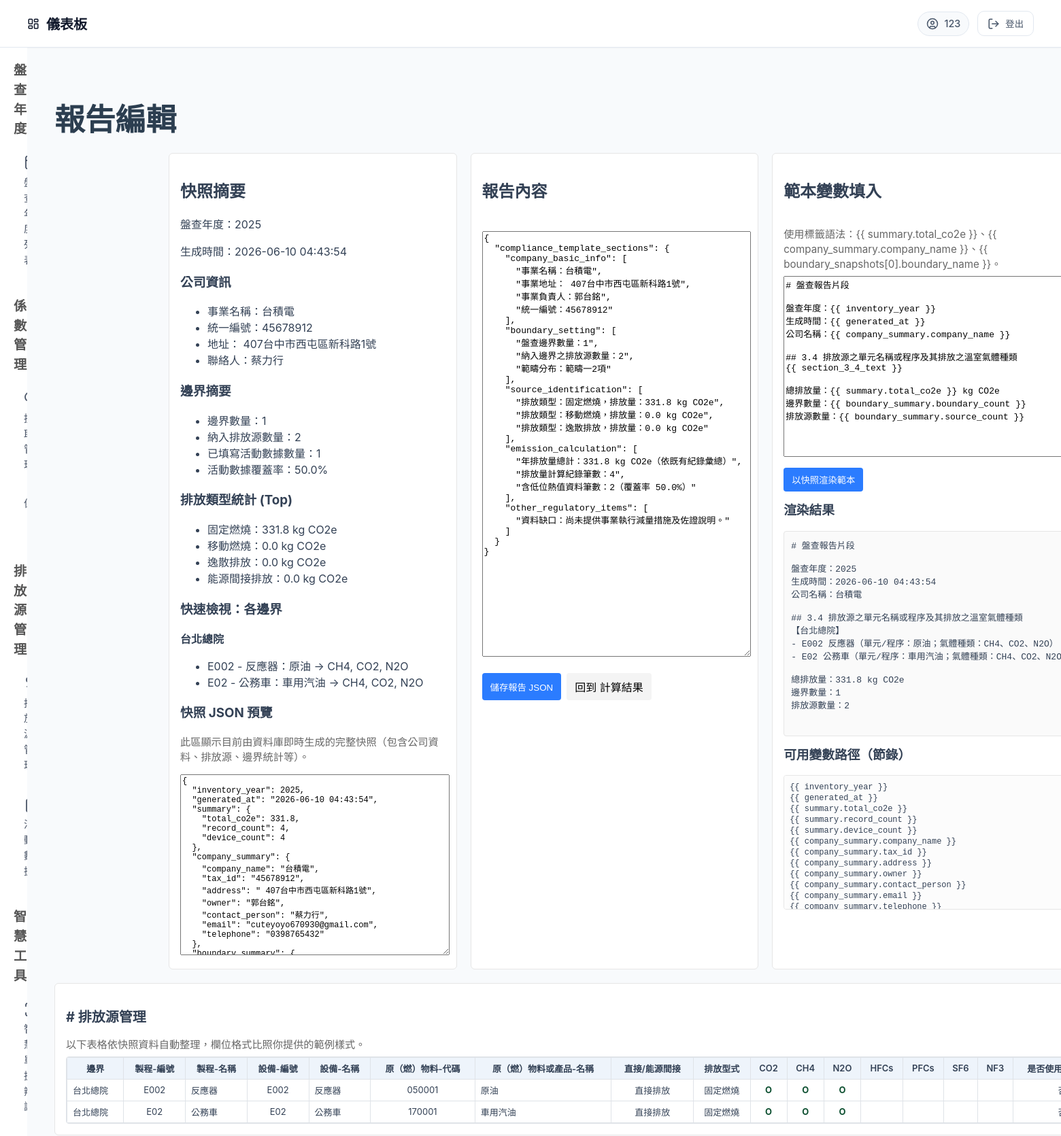
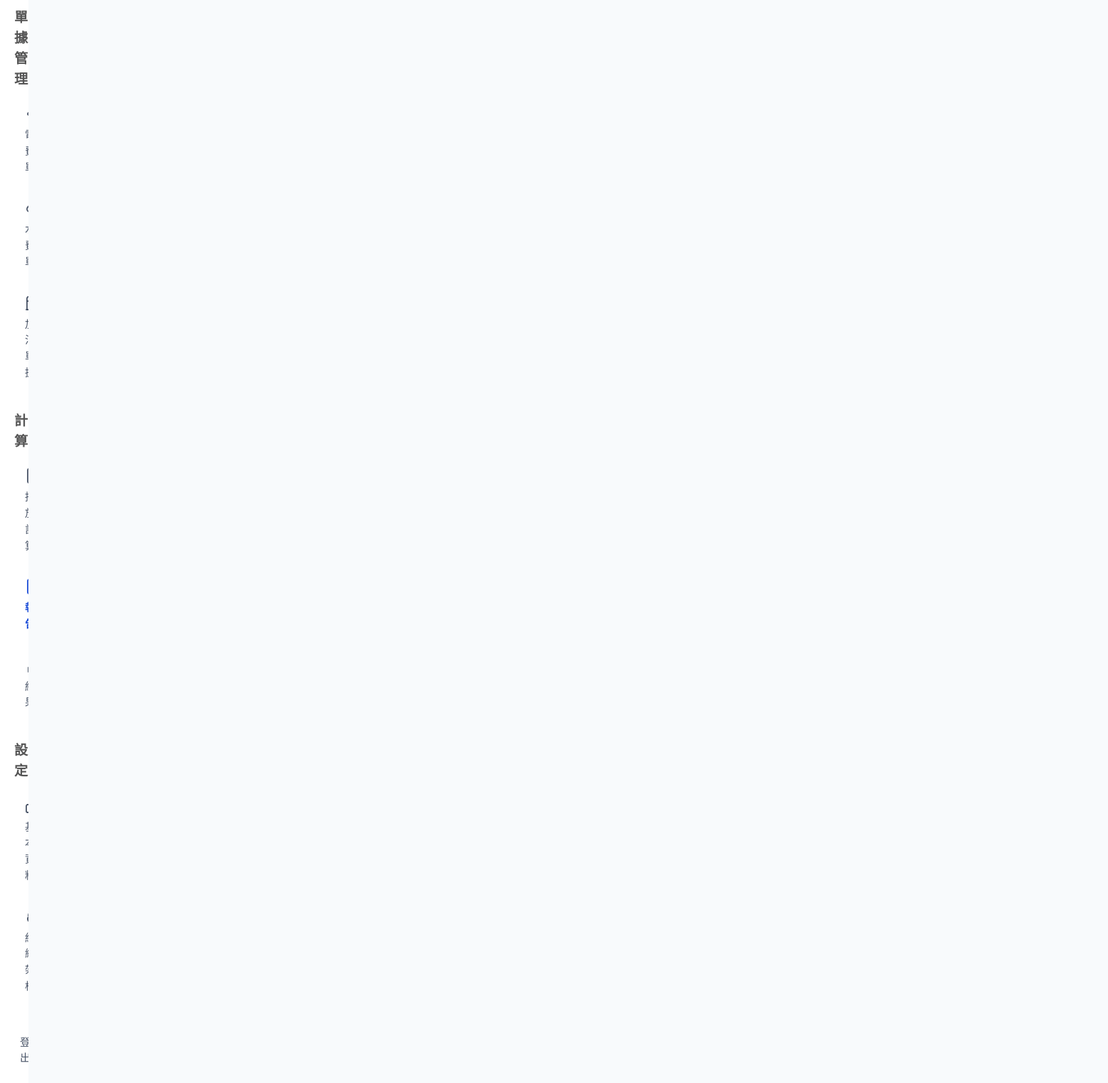
Page /calculation/report (signed in) on the committed database (2 pictures, top to bottom).
### model.py (models this page shows)
class EmissionFactor(SQLModel, table=True):
    code: str = Field(primary_key=True)
    gas_type: str = Field(primary_key=True)
    original_code: str = Field(index=True)
    emission_type: str = "固定燃燒"
    name: str
    factor_value: float
    unit: str
    year: int
    factor_source: Optional[str] = None
    calculation_method: Optional[str] = None
    lower_heating_value: Optional[float] = None
    lhv_unit: Optional[str] = None
    updated_at: datetime = Field(default_factory=datetime.utcnow)

class CompanyInfo(SQLModel, table=True):
    tax_id: str = Field(default=None, primary_key=True)
    company_name: str
    address: str
    owner: str
    account_id: int = Field(foreign_key="account.id")
    telephone: Optional[str] = None
    contact_person: Optional[str] = None
    email: Optional[str] = None
    URL: Optional[str] = None
    account: Optional[Account] = Relationship(back_populates="companies")

class Device(SQLModel, table=True):
    id: Optional[int] = Field(default=None, primary_key=True)
    name: str = Field(index=True)
    category: str
    emission_type: str = Field(default="固定燃燒")
    location: str
    factor_ref_code: str
    gas_type: str
    unit: str
    device_number: Optional[str] = None
    device_code: Optional[str] = None
    quantity: int = 1
    fill_amount: Optional[float] = None
    fill_unit: Optional[str] = None
    equipment_category: Optional[str] = None
    refrigerant_code: Optional[str] = None

class Boundary(SQLModel, table=True):
    __tablename__ = "boundary"
    boundary_id: Optional[int] = Field(default=None, primary_key=True)
    boundary_name: str = Field(index=True)
    address: Optional[str] = None
    sort_order: Optional[int] = 0
    account_id: int = Field(foreign_key="account.id")
    year_id: int = Field(foreign_key="year.year_id")
    created_at: datetime = Field(default_factory=datetime.utcnow)
    updated_at: datetime = Field(default_factory=datetime.utcnow)
    account: Optional[Account] = Relationship(back_populates="boundaries")
    year: Optional[Year] = Relationship(back_populates="boundaries")
    emission_sources: List["EmissionSource"] = Relationship(back_populates="boundary")
    activity_data: List["ActivityData"] = Relationship(back_populates="boundary")

class EmissionSource(SQLModel, table=True):
    __tablename__ = "emission_source"
    __table_args__ = (
        UniqueConstraint("boundary_id", "source_number", name="uq_source_number_per_boundary"),
        UniqueConstraint("account_id", "year_id", "source_id", name="uq_source_global"),
    )
    source_id: Optional[int] = Field(default=None, primary_key=True)
    source_number: str = Field(index=True)
    source_name: str = Field(index=True)
    scope: str = Field(index=True)
    emission_type: str
    material: str
    quantity: int = 1
    sort_order: Optional[int] = 0
    account_id: int = Field(foreign_key="account.id")
    year_id: int = Field(foreign_key="year.year_id")
    boundary_id: int = Field(foreign_key="boundary.boundary_id")
    created_at: datetime = Field(default_factory=datetime.utcnow)
    updated_at: datetime = Field(default_factory=datetime.utcnow)
    account: Optional[Account] = Relationship(back_populates="emission_sources")
    year: Optional[Year] = Relationship(back_populates="emission_sources")
    boundary: Optional[Boundary] = Relationship(back_populates="emission_sources")
    activity_data: Optional["ActivityData"] = Relationship(back_populates="emission_source")

### routers/calculation.py (the view)
@router.get("/report", response_class=HTMLResponse)
async def report_edit_page(request: Request, session: Session = Depends(get_session)):
    from routers import result as result_mod
    account_id = request.session.get("user")
    if not account_id:
        return RedirectResponse(url="/login", status_code=303)
    snapshot = result_mod._build_report_snapshot(session, account_id=account_id)
    template_snapshot = _build_template_snapshot(snapshot)
    try:
        initial_payload = result_mod._normalize_report_payload({}, snapshot)
    except Exception:
        initial_payload = {}
    payload_json = json.dumps(initial_payload, ensure_ascii=False, indent=2)
    snapshot_json = json.dumps(snapshot, ensure_ascii=False, indent=2)
    template_text = _default_report_template()
    rendered_template, missing_template_tags = _render_template_with_snapshot(template_text, template_snapshot)
    return templates.TemplateResponse(
        "report_edit.html",
        {
            "request": request,
            "snapshot": snapshot,
            "snapshot_json": snapshot_json,
            "payload_json": payload_json,
            "template_text": template_text,
            "rendered_template": rendered_template,
            "missing_template_tags": missing_template_tags,
            "template_paths": _collect_scalar_paths(template_snapshot),
        },
    )

### templates/report_edit.html (shortened to what this page needs)
{% extends "base.html" %}
{% block head %}
<link rel="stylesheet" href="/static/css/calculation.css">
{% endblock %}
{% block content %}
<h1>報告編輯</h1>
<div class="report-edit-wrap">
  <div class="snapshot-pane">
    <h2>快照摘要</h2>
    <p>盤查年度：{{ snapshot.inventory_year }}</p>
    <p>生成時間：{{ snapshot.generated_at }}</p>
    <h3>公司資訊</h3>
    <ul>
      <li>事業名稱：{{ snapshot.company_summary.get('company_name') }}</li>
      <li>統一編號：{{ snapshot.company_summary.get('tax_id') }}</li>
      <li>地址：{{ snapshot.company_summary.get('address') }}</li>
      <li>聯絡人：{{ snapshot.company_summary.get('contact_person') }}</li>
    </ul>
    <h3>邊界摘要</h3>
    <ul>
      <li>邊界數量：{{ snapshot.boundary_summary.get('boundary_count') }}</li>
      <li>納入排放源數量：{{ snapshot.boundary_summary.get('source_count') }}</li>
      <li>已填寫活動數據數量：{{ snapshot.boundary_summary.get('completed_activity_source_count') }}</li>
      <li>活動數據覆蓋率：{{ snapshot.boundary_summary.get('activity_coverage_rate') }}%</li>
    </ul>
    <h3>排放類型統計 (Top)</h3>
    <ul>
      {% for item in snapshot.emission_type_totals %}
      <li>{{ item.emission_type }}：{{ item.total_co2e }} kg CO2e</li>
      {% endfor %}
    </ul>
    <h3>快速檢視：各邊界</h3>
    {% if snapshot.get('boundary_snapshots') %}
      {% for b in snapshot.boundary_snapshots %}
        <div class="boundary-block">
          <strong>{{ b.boundary_name }}</strong>
          <ul>
            {% for s in b.sources %}
              <li>{{ s.source_number }} - {{ s.source_name }}：{{ s.unit_or_process }} → {{ s.gases | join(', ') }}</li>
            {% endfor %}
          </ul>
        </div>
      {% endfor %}
    {% else %}
      <p class="info">目前快照未包含邊界細節（boundary_snapshots）。生成報告快照時會自動補上，若需要可先執行「生成報告」。</p>
    {% endif %}
    <h3>快照 JSON 預覽</h3>
    <p class="info">此區顯示目前由資料庫即時生成的完整快照（包含公司資料、排放源、邊界統計等）。</p>
    <textarea class="snapshot-json-preview" readonly>{{ snapshot_json }}</textarea>
  </div>
  <div class="editor-pane">
    <h2>報告內容</h2>
    <form method="post" action="/calculation/report/save">
      <textarea class="payload-editor" name="payload_json">{{ payload_json }}</textarea>
      <div style="display:flex; gap:8px; margin-top:8px;">
        <button class="btn-save-report" type="submit">儲存報告 JSON</button>
        <a class="btn-save-report" href="/result" style="padding:8px 12px; display:inline-block; background:#f4f4f4; color:#000; border-radius:4px; text-decoration:none;">回到 計算結果</a>
      </div>
    </form>
  </div>
  <div class="template-pane">
    <h2>範本變數填入</h2>
    <p class="info">使用標籤語法：{{ '{{ summary.total_co2e }}' }}、{{ '{{ company_summary.company_name }}' }}、{{ '{{ boundary_snapshots[0].boundary_name }}' }}。</p>
    <form method="post" action="/calculation/report/render">
      <textarea class="template-editor" name="template_text">{{ template_text }}</textarea>
      <button class="btn-save-report" type="submit">以快照渲染範本</button>
    </form>
    <h3 style="margin-top:12px;">渲染結果</h3>
    <div class="template-preview">{{ rendered_template }}</div>
    <h3 style="margin-top:12px;">可用變數路徑（節錄）</h3>
    <div class="var-box">
      {% for p in template_paths %}
        <div class="var-item">{{ '{{ ' }}{{ p }}{{ ' }}' }}</div>
      {% endfor %}
    </div>
  </div>
</div>
<section class="source-management-section">
  <h2 class="source-management-title"># 排放源管理</h2>
  <p class="info">以下表格依快照資料自動整理，欄位格式比照你提供的範例樣式。</p>
  {% set source_rows = snapshot.get('emission_source_management_rows', []) %}
  {% if source_rows and source_rows|length > 0 %}
    <div class="source-table-wrap">
      <table class="source-table">
        <thead>
          <tr>
            <th>邊界</th>
            <th>製程-編號</th>
            <th>製程-名稱</th>
            <th>設備-編號</th>
            <th>設備-名稱</th>
            <th>原（燃）物料-代碼</th>
            <th>原（燃）物料或產品-名稱</th>
            <th>直接/能源間接</th>
            <th>排放型式</th>
            <th>CO2</th>
            <th>CH4</th>
            <th>N2O</th>
            <th>HFCs</th>
            <th>PFCs</th>
            <th>SF6</th>
            <th>NF3</th>
            <th>是否使用生質能源</th>
          </tr>
        </thead>
        <tbody>
          {% for row in source_rows %}
          <tr>
            <td class="text-left">{{ row.boundary_name }}</td>
            <td>{{ row.process_code }}</td>
            <td class="text-left">{{ row.process_name }}</td>
            <td>{{ row.equipment_code }}</td>
            <td class="text-left">{{ row.equipment_name }}</td>
            <td>{{ row.material_code }}</td>
            <td class="text-left">{{ row.material_name }}</td>
            <td>{{ row.directness }}</td>
            <td>{{ row.emission_style }}</td>
            <td class="gas-flag">{{ row.gas_flags.co2 }}</td>
            <td class="gas-flag">{{ row.gas_flags.ch4 }}</td>
            <td class="gas-flag">{{ row.gas_flags.n2o }}</td>
            <td class="gas-flag">{{ row.gas_flags.hfcs }}</td>
            <td class="gas-flag">{{ row.gas_flags.pfcs }}</td>
            <td class="gas-flag">{{ row.gas_flags.sf6 }}</td>
            <td class="gas-flag">{{ row.gas_flags.nf3 }}</td>
            <td>{{ row.is_biomass_energy }}</td>
          </tr>
          {% endfor %}
        </tbody>
      </table>
    </div>
  {% else %}
    <p class="info">目前沒有可顯示的排放源資料。</p>
  {% endif %}
</section>
{% endblock %}

### static/css/index.css (style rules this page uses)
body { margin: 0; font-family: "Noto Sans TC", "Inter", -apple-system, BlinkMacSystemFont, "Segoe UI", Roboto, "Helvetica Neue", Arial, sans-serif; background-color: #f8fafc; color: #334155; display: flex; flex-direction: column; min-height: 100vh; }
h1 { color: #2c3e50; margin-bottom: 20px; font-size: 2.8em; font-weight: 700; }

### templates/report_edit.html (style rules this page uses)
.report-edit-wrap { max-width: 1400px; margin: 20px auto; display: grid; grid-template-columns: 1fr 1fr 1fr; gap: 20px; }
.snapshot-pane { background: #fff; padding: 16px; border-radius: 6px; border: 1px solid #e6e6e6; }
.editor-pane { background: #fff; padding: 16px; border-radius: 6px; border: 1px solid #e6e6e6; display:flex; flex-direction:column; }
textarea.payload-editor { width:100%; height: 620px; font-family: monospace; font-size: 13px; white-space: pre; }
textarea.snapshot-json-preview { width:100%; height: 260px; font-family: monospace; font-size: 12px; white-space: pre; margin-top: 8px; }
.template-pane { background: #fff; padding: 16px; border-radius: 6px; border: 1px solid #e6e6e6; display:flex; flex-direction:column; }
textarea.template-editor { width:100%; height: 260px; font-family: monospace; font-size: 13px; white-space: pre; }
.template-preview { border: 1px solid #e6e6e6; border-radius: 4px; padding: 10px; min-height: 280px; white-space: pre-wrap; background: #fafafa; font-family: monospace; font-size: 13px; overflow: auto; }
.btn-save-report { margin-top: 12px; padding:8px 12px; background:#2b7cff; color:white; border:none; border-radius:4px; }
.info { color: #666; font-size: 0.95em; margin-bottom:8px; }
.boundary-block { margin-bottom: 8px; }
.var-box { border:1px solid #e6e6e6; border-radius:4px; padding:8px; max-height: 180px; overflow:auto; background:#fcfcfc; }
.var-item { font-family: monospace; font-size: 12px; margin: 2px 0; }
.source-management-section { margin-top: 18px; background: #fff; border: 1px solid #e6e6e6; border-radius: 6px; padding: 16px; }
.source-management-title { font-size: 20px; margin-bottom: 8px; }
.source-table-wrap { overflow-x: auto; border: 1px solid #dfe3e8; border-radius: 4px; }
.source-table { width: 100%; min-width: 1700px; border-collapse: collapse; }
.source-table th, .source-table td { border: 1px solid #dfe3e8; padding: 6px 8px; text-align: center; font-size: 13px; }
.source-table th { background: #eef4fb; font-weight: 600; }
.source-table td.text-left { text-align: left; }
.gas-flag { font-weight: 700; color: #0f5132; }

### rows in the picture
EmissionFactor: inventory_year "2025"
CompanyInfo: company_summary.get "台積電", company_summary.get "45678912", company_summary.get "407台中市西屯區新科路1號", company_summary.get "蔡力行"
Device: emission_type "固定燃燒", total_co2e "331.8"
Device: emission_type "移動燃燒", total_co2e "0.0"
Device: emission_type "逸散排放", total_co2e "0.0"
Device: emission_type "能源間接排放", total_co2e "0.0"
Boundary: boundary_name "台北總院", boundary_name "台北總院" "台北總院"
EmissionSource: source_number "E002", source_name "反應器", unit_or_process "原油", gases "CH4, CO2, N2O", process_code "E002", process_name "反應器", equipment_code "E002", equipment_name "反應器", material_name "原油"
EmissionSource: source_number "E02", source_name "公務車", unit_or_process "車用汽油", gases "CH4, CO2, N2O", process_code "E02", process_name "公務車", equipment_code "E02", equipment_name "公務車", material_name "車用汽油"
EmissionFactor: material_code "050001"
EmissionFactor: material_code "170001"

### other values in the picture
{{ request.session.get("username", "使用者") }} "123"
{{ snapshot.generated_at }} "2026-06-10 04:43:54"
{{ snapshot.boundary_summary.get('boundary_count') }} "1"
{{ snapshot.boundary_summary.get('source_count') }} "2"
{{ snapshot.boundary_summary.get('completed_activity_source_count') }} "1"
{{ snapshot.boundary_summary.get('activity_coverage_rate') }} "50.0"
{{ '{{ summary.total_co2e }}' }} "{{ summary.total_co2e }}"
{{ '{{ company_summary.company_name }}' }} "{{ company_summary.company_name }}"
{{ '{{ boundary_snapshots[0].boundary_name }}' }} "{{ boundary_snapshots[0].boundary_name }}"
{{ '{{ ' }} "{{" "{{" "{{" "{{" "{{" "{{" "{{" "{{" "{{" "{{" "{{" "{{"
{{ p }} "inventory_year" "generated_at" "summary.total_co2e" "summary.record_count" "summary.device_count" "company_summary.company_name" "company_summary.tax_id" "company_summary.address" "company_summary.owner" "company_summary.contact_person" "company_summary.email" "company_summary.telephone"
{{ ' }}' }} "}}" "}}" "}}" "}}" "}}" "}}" "}}" "}}" "}}" "}}" "}}" "}}"
{{ row.directness }} "直接排放" "直接排放"
{{ row.emission_style }} "固定燃燒" "固定燃燒"
{{ row.gas_flags.co2 }} "O" "O"
